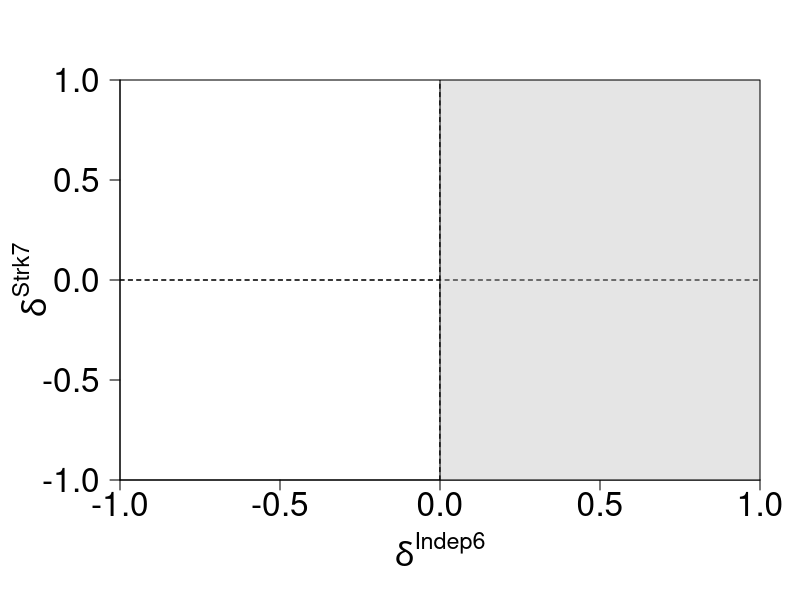
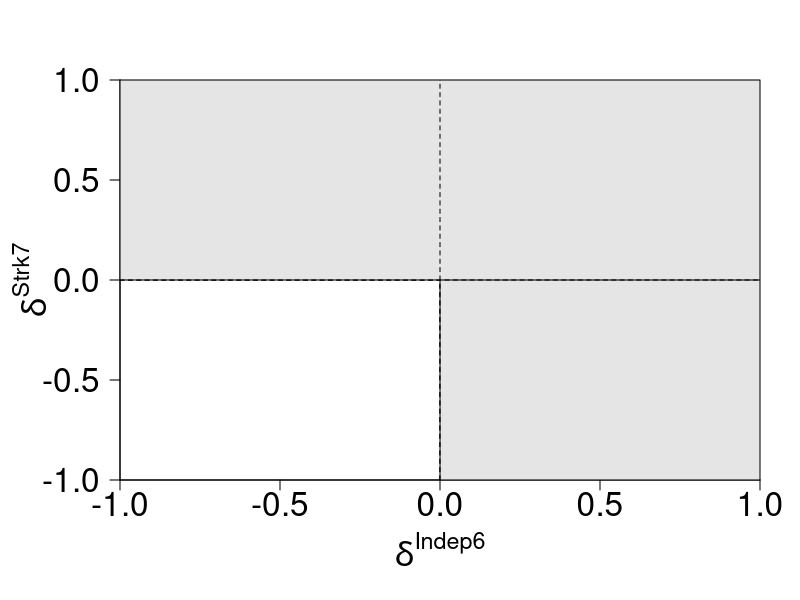
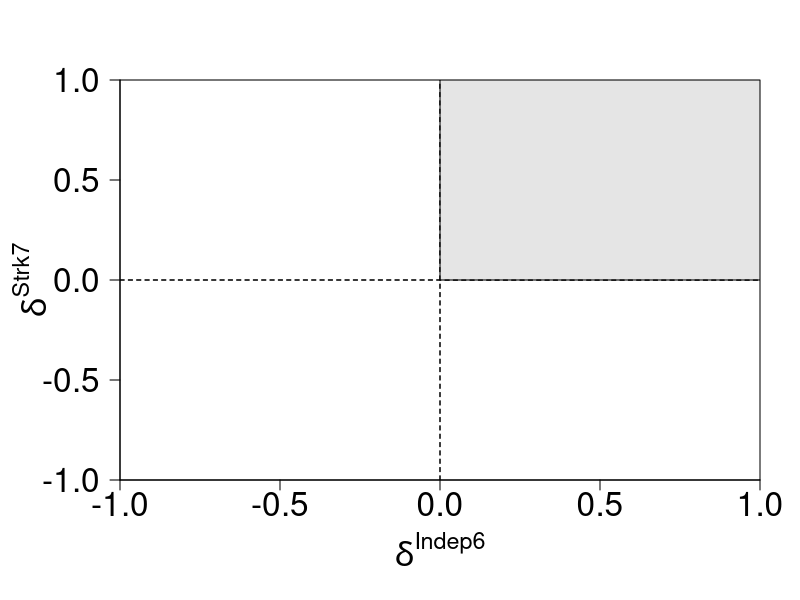
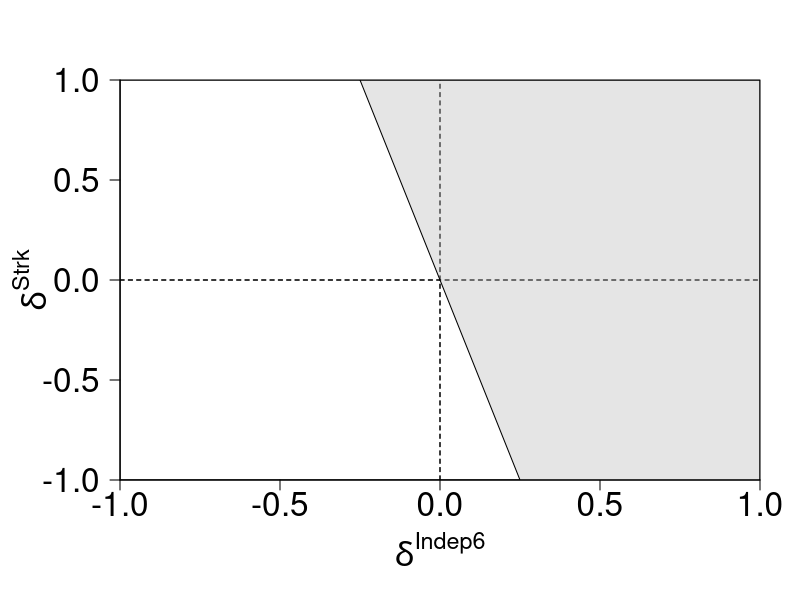

R code for these plots, in order:
#### 2.  Figure 2. Superiority regions of various decision rules ####
#### 2.1 Figure 2a Single rule ####
setEPS()
postscript("Application/Plots/Figure2a_Single.eps", family="Times")
par(mgp=c(3.5,1,0), mar=c(6,6,4,2))
plot(NULL,
     xlim=c(-1,1), xaxs="i", xlab=expression(delta^Indep6), 
     ylim=c(-1,1), yaxs="i", ylab=expression(delta^Strk7), 
     cex.lab=2.00, cex.axis=2.00, las=1)
abline(h=0,lty=2)
abline(v=0,lty=2)
rect(xleft=0,ybottom=par("usr")[3],xright=par("usr")[2],ytop=par("usr")[4],
     col = "gray90", lwd=1, border="black")
abline(h=0,lty=2)
abline(v=0,lty=2)

dev.off()

#### 2.2 Figure 2b Any rule ####
setEPS()
postscript("Application/Plots/Figure2b_Any.eps", family="Times")
par(mgp=c(3.5,1,0), mar=c(6,6,4,2))
plot(NULL,
     xlim=c(-1,1), xaxs="i", xlab=expression(delta^Indep6), 
     ylim=c(-1,1), yaxs="i", ylab=expression(delta^Strk7), 
     cex.lab=2.00, cex.axis=2.00, las=1)
abline(h=0,lty=2)
abline(v=0,lty=2)
rect(xleft=0,ybottom=par("usr")[3],xright=par("usr")[2],ytop=par("usr")[4],
     #density=10, angle = 45,
     col = "gray90", lwd=1, border="black")
rect(xleft=par("usr")[1], ybottom=0,xright=par("usr")[2],ytop=par("usr")[4],
     #density=10, angle = -45,
     col = "gray90", lwd=1, border="black")
abline(h=0,lty=2)
abline(v=0,lty=2)
dev.off()

#### 2.3 Figure 2c All rule ####
setEPS()
postscript("Application/Plots/Figure2c_All.eps", family="Times")
par(mgp=c(3.5,1,0), mar=c(6,6,4,2))
plot(NULL,
     xlim=c(-1,1), xaxs="i", xlab=expression(delta^Indep6), 
     ylim=c(-1,1), yaxs="i", ylab=expression(delta^Strk7), 
     cex.lab=2.00, cex.axis=2.00, las=1)
abline(h=0,lty=2)
abline(v=0,lty=2)

rect(xleft=0,ybottom=0,xright=par("usr")[2],ytop=par("usr")[4],#density=10, 
     col = "gray90", lwd=1, border="black")
abline(h=0,lty=2)
abline(v=0,lty=2)
dev.off()

#### 2.4 Figure 2d Compensatory rule ####
weights <- function(a1, delta1){(-1*a1*delta1)/(1-a1)}
delta1 <- seq(-1,1,0.1)
dist <- 0.6

setEPS()
postscript("Application/Plots/Figure2d_Compensatory.eps", family="Times")
par(mgp=c(3.5,1,0), mar=c(6,6,4,2))
plot(NULL,
     xlim=c(-1,1), xaxs="i", xlab=expression(delta^Indep6), 
     ylim=c(-1,1), yaxs="i", ylab=expression(delta^Strk), 
     cex.lab=2.00, cex.axis=2.00, las=1)
abline(h=0,lty=2)
abline(v=0,lty=2)
polygon(x=c(-0.25,0.25,1,1,0.25,-0.25),
        y=c(par("usr")[4],par("usr")[3],par("usr")[3],par("usr")[4],par("usr")[4],par("usr")[4]),
        col = "gray90", lwd=1, border="black")
rect(xleft=par("usr")[1], ybottom=par("usr")[3], xright=par("usr")[2], ytop=par("usr")[4])
abline(h=0,lty=2)
abline(v=0,lty=2)


dev.off()


